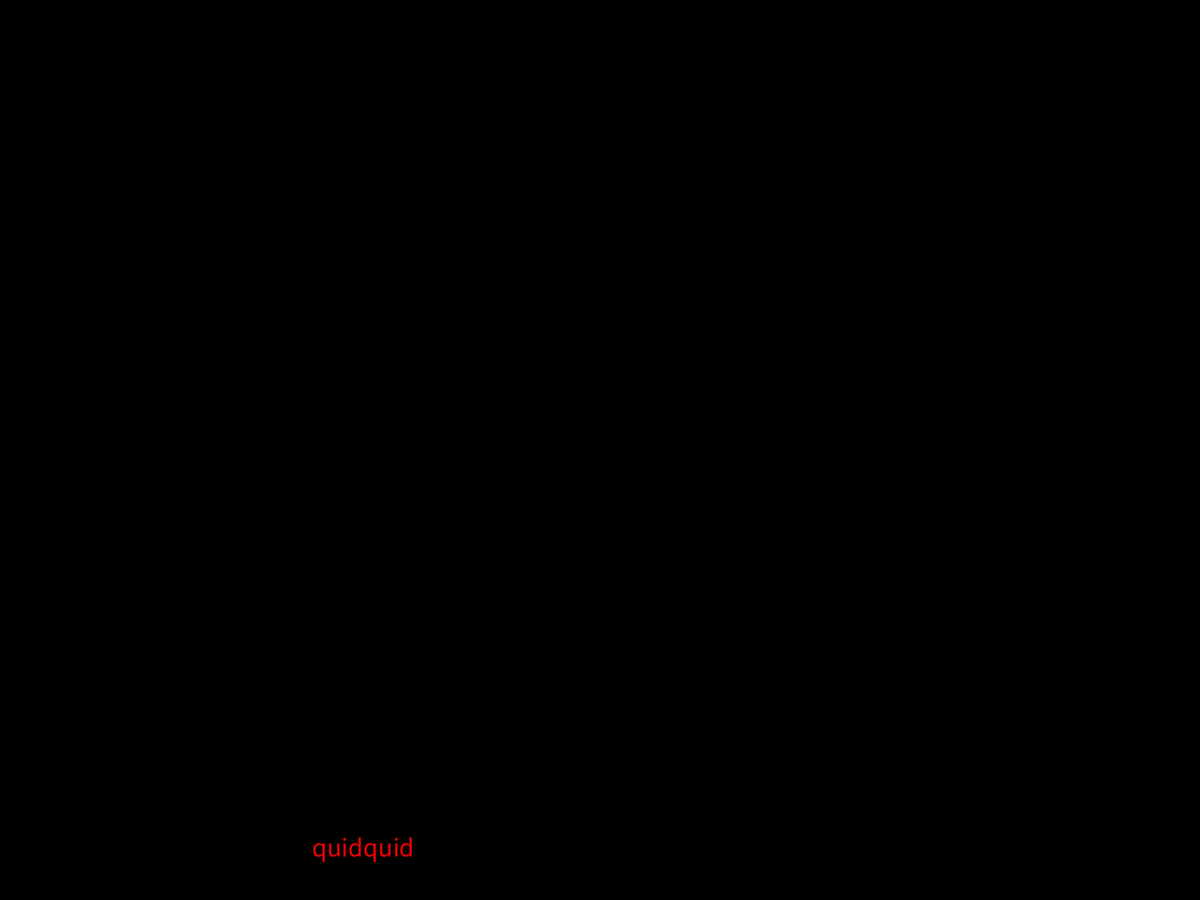
Frame 1 (no input)
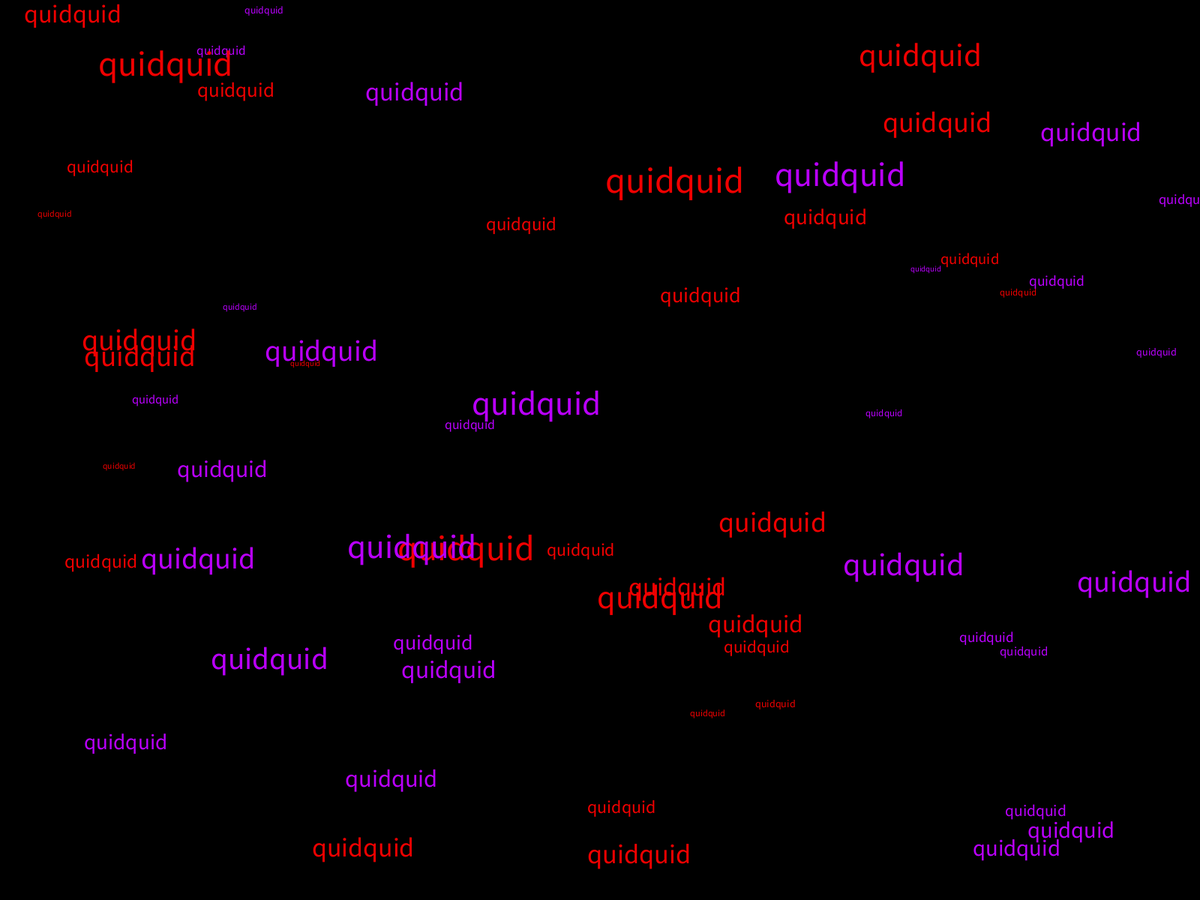
Frame 60 (the mouse pressed at the canvas centre just before this capture)
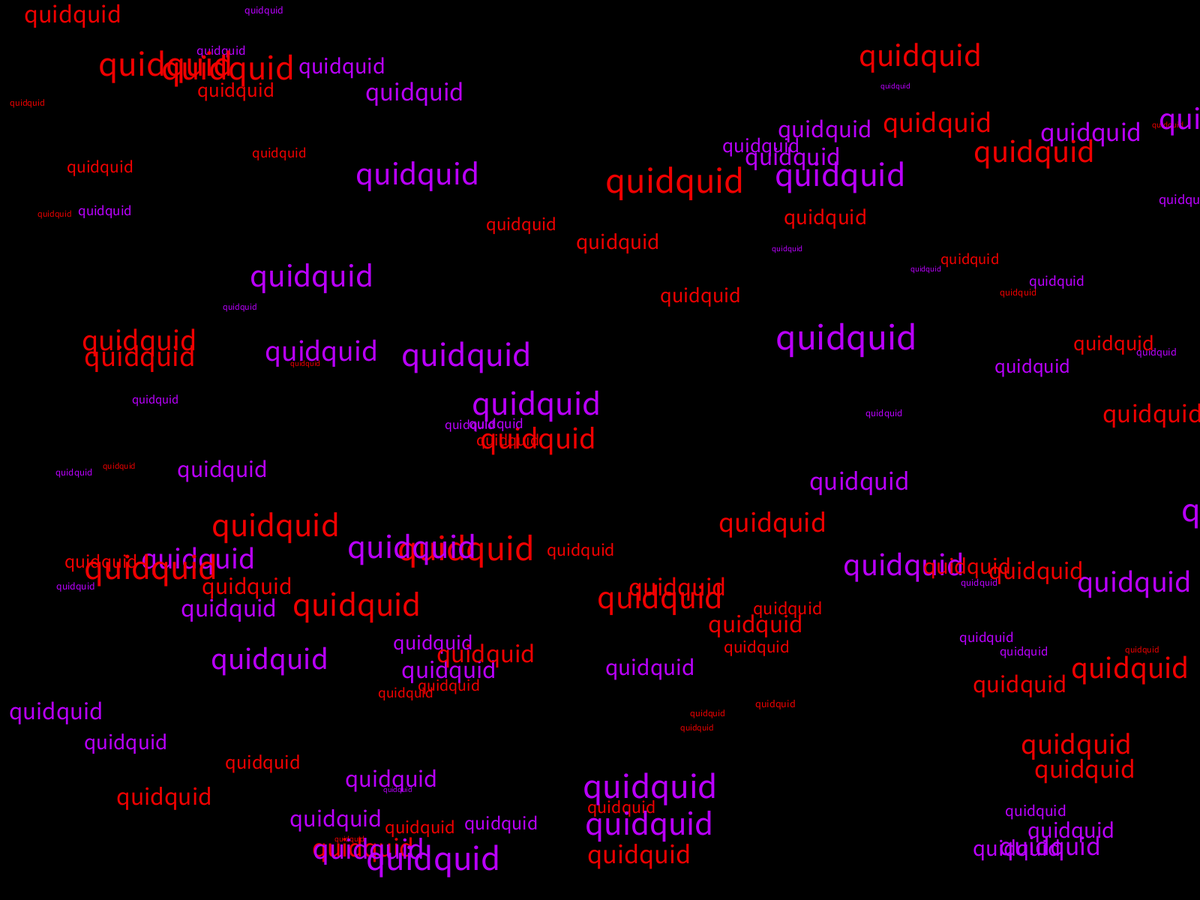
Frame 120 (the mouse held since frame 60 and released just before this capture)

The Processing sketch that drew these frames (run headless with seeded random() and noise(); from frame 60 on, the mouse is pressed at the canvas centre):

// Processing sketch: Exercise017_01
// ── Exercise017_01.pde
String salve = "q";
String quidAgis = "u";
String bene = "i";
String vale = "d";
String whatever = salve + quidAgis + bene + vale + salve + quidAgis + bene + vale;
int colorControl = 0;

void setup() {
  fullScreen();
  background(0);
  frameRate(20);
}

void draw() {
  colorControl++;
  if (colorControl%2 == 0) {
    fill(186, 0, 255);
  } else {
    fill(240, 0, 0);
  }
  textSize(random(10, 50));
  text(whatever, random(width), random(height));
  print(whatever);
}

void keyPressed() {
  exit();
}
